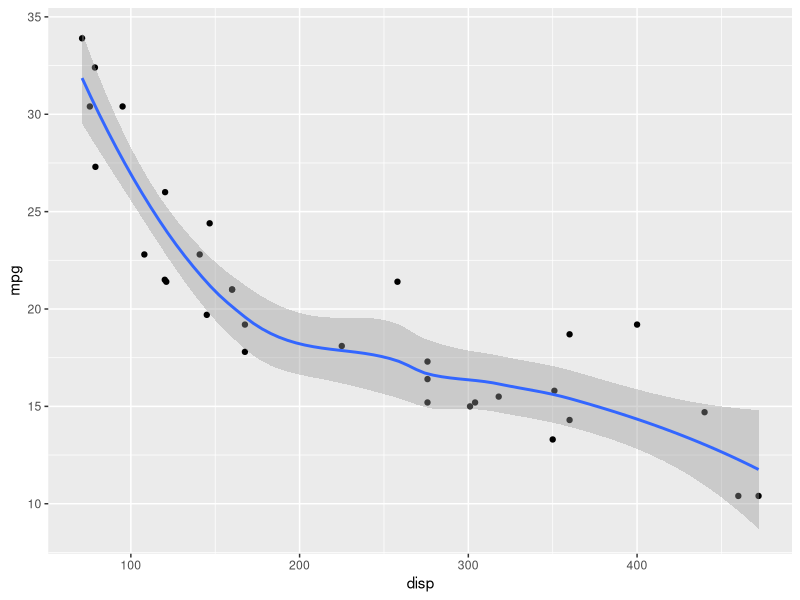

Write R code to recreate this figure.
## ---- chunk 1
#| label: code-example 
#| echo: true
#| fig-cap: !expr glue::glue("There is {nrow(mtcars)} rows in mtcars dataset")
#| output-location: column-fragment
#| fig-align: center

library(ggplot2)
mtcars |> 
  ggplot(aes(disp, mpg)) + 
  geom_point() + 
  geom_smooth(method = "loess")
